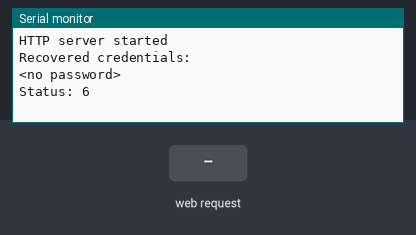
Bench run of a sketch on a simulated ESP32. Parts: the last lines printed to the serial monitor. The test bench sets the inputs (shaded band). WiFi joins after 1.5 s; servers stay silent unless stated; a WiFi scan finds three made-up networks; EEPROM starts erased.

Above: at 2.7 s.
2.8 s: HTTP request GET /wifi received
At 3.3 s:
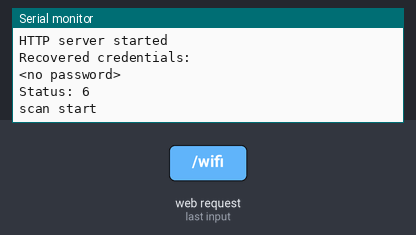
5.8 s: HTTP request GET /wifisave received
At 6.9 s:
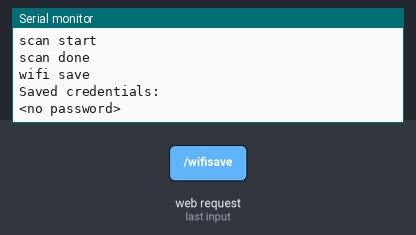
7.3 s: HTTP request GET /wifisave?n=1 received
At 8.0 s:
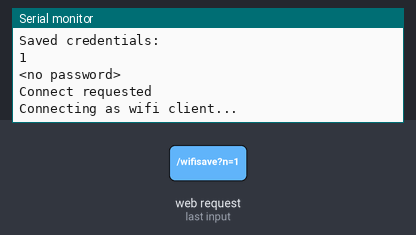
8.8 s: HTTP request GET /wifisave?p=1 received
At 9.5 s:
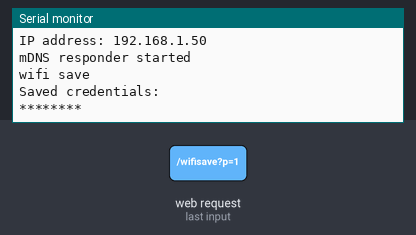

The sketch:

CaptivePortalAdvanced.ino
```cpp
#include <WiFi.h>
#include <WiFiClient.h>
#include <WebServer.h>
#include <DNSServer.h>
#include <ESPmDNS.h>
#include <Preferences.h>
WebServer server(80);

const char *softAP_ssid = "ESP_ap";
const char *softAP_password = "12345678";
const char *myHostname = "esp32";

/* Don't set this wifi credentials. They are configurated at runtime and stored on EEPROM */
char ssid[32] = "";
char password[32] = "";
int t ;
// DNS server
const byte DNS_PORT = 53;
DNSServer dnsServer;

Preferences preferences;
IPAddress apIP(192, 168, 4, 1);
IPAddress netMsk(255, 255, 255, 0);
boolean connect;
long lastConnectTry = 0;
int status = WL_IDLE_STATUS;
void setup() {
  delay(1000);
  Serial.begin(115200);
  Serial.println();

  preferences.begin("CapPortAdv", false);
  Serial.print("Configuring access point...");
 // WiFi.softAPConfig(apIP, apIP, netMsk);
  WiFi.softAP(softAP_ssid, softAP_password);
  delay(500); // Without delay I've seen the IP address blank
  Serial.print("AP IP address: ");
  apIP = WiFi.softAPIP();
  Serial.println(apIP);

  /* Setup the DNS server redirecting all the domains to the apIP */
  dnsServer.setErrorReplyCode(DNSReplyCode::NoError);
  dnsServer.start(DNS_PORT, "*", apIP);

  /* Setup web pages: root, wifi config pages, SO captive portal detectors and not found. */
  server.on("/", handleRoot);
  server.on("/wifi", handleWifi);
  server.on("/wifisave", handleWifiSave);
  server.on("/generate_204", handleRoot);  //Android captive portal. Maybe not needed. Might be handled by notFound handler.
  server.on("/fwlink", handleRoot);  //Microsoft captive portal. Maybe not needed. Might be handled by notFound handler.
  server.onNotFound ( handleNotFound );
  server.begin(); // Web server start
  Serial.println("HTTP server started");
  loadCredentials(); // Load WLAN credentials from network
  connect = strlen(ssid) > 0; // Request WLAN connect if there is a SSID
  t = millis();
}

void connectWifi() {
  Serial.println("Connecting as wifi client...");
  WiFi.disconnect();
  WiFi.begin ( ssid, password );
  int connRes = WiFi.waitForConnectResult();
  Serial.print ( "connRes: " );
  Serial.println ( connRes );
}

void loop() {
  if (connect) {
    Serial.println ( "Connect requested" );
    connect = false;
    connectWifi();
    lastConnectTry = millis();
  }
  {
    int s = WiFi.status();
    if (s == 0 && millis() > (lastConnectTry + 60000) ) {
      /* If WLAN disconnected and idle try to connect */
      /* Don't set retry time too low as retry interfere the softAP operation */
      connect = true;
    }
    if (status != s) { // WLAN status change
      Serial.print ( "Status: " );
      Serial.println ( s );
      status = s;
      if (s == WL_CONNECTED) {
        /* Just connected to WLAN */
        Serial.println ( "" );
        Serial.print ( "Connected to " );
        Serial.println ( ssid );
        Serial.print ( "IP address: " );
        Serial.println ( WiFi.localIP() );

        // Setup MDNS responder
        if (!MDNS.begin(myHostname)) {
          Serial.println("Error setting up MDNS responder!");
        } else {
          Serial.println("mDNS responder started");
          // Add service to MDNS-SD
          MDNS.addService("http", "tcp", 80);
        }
      } else if (s == WL_NO_SSID_AVAIL) {
        WiFi.disconnect();
      }
    }
  }
  // Do work:
  //DNS
  dnsServer.processNextRequest();
  //HTTP
  server.handleClient();
  if (millis() - t > 60000) {
    Serial.println("HEre");
    preferences.clear();
    t=millis();
  }
}
```

credentials.ino
```cpp
void loadCredentials() {
  preferences.getString("ssid", ssid, sizeof(ssid));
  preferences.getString("password", password, sizeof(password));
  Serial.println("Recovered credentials:");
  Serial.println(ssid);
  Serial.println(strlen(password)>0?"********":"<no password>");
}

/** Store WLAN credentials to Preference */
void saveCredentials() {
  preferences.putString("ssid", ssid);
  preferences.putString("password", password);
  Serial.println("Saved credentials:");
  Serial.println(ssid);
  Serial.println(strlen(password)>0?"********":"<no password>");
}
```

handleHttp.ino
```cpp
/** Handle root or redirect to captive portal */
void handleRoot() {
  if (captivePortal()) { // If caprive portal redirect instead of displaying the page.
    return;
  }
  server.sendHeader("Cache-Control", "no-cache, no-store, must-revalidate");
  server.sendHeader("Pragma", "no-cache");
  server.sendHeader("Expires", "-1");
  server.setContentLength(CONTENT_LENGTH_UNKNOWN);
  server.send(200, "text/html", ""); // Empty content inhibits Content-length header so we have to close the socket ourselves.
  server.sendContent(
    "<html><head></head><body>"
    "<h1>HELLO WORLD!!</h1>"
  );
  if (server.client().localIP() == apIP) {
    server.sendContent(String("<p>You are connected through the soft AP: ") + softAP_ssid + "</p>");
  } else {
    server.sendContent(String("<p>You are connected through the wifi network: ") + ssid + "</p>");
  }
  server.sendContent(
    "<p>You may want to <a href='/wifi'>config the wifi connection</a>.</p>"
    "</body></html>"
  );
  server.client().stop(); // Stop is needed because we sent no content length
}

/** Redirect to captive portal if we got a request for another domain. Return true in that case so the page handler do not try to handle the request again. */
boolean captivePortal() {
  if (!isIp(server.hostHeader()) && server.hostHeader() != (String(myHostname)+".local")) {
    Serial.print("Request redirected to captive portal");
    server.sendHeader("Location", String("http://") + toStringIp(server.client().localIP()), true);
    server.send ( 302, "text/plain", ""); // Empty content inhibits Content-length header so we have to close the socket ourselves.
    server.client().stop(); // Stop is needed because we sent no content length
    return true;
  }
  return false;
}

/** Wifi config page handler */
void handleWifi() {
  server.sendHeader("Cache-Control", "no-cache, no-store, must-revalidate");
  server.sendHeader("Pragma", "no-cache");
  server.sendHeader("Expires", "-1");
  server.setContentLength(CONTENT_LENGTH_UNKNOWN);
  server.send(200, "text/html", ""); // Empty content inhibits Content-length header so we have to close the socket ourselves.
  server.sendContent(
    "<html><head></head><body>"
    "<h1>Wifi config</h1>"
  );
  if (server.client().localIP() == apIP) {
    server.sendContent(String("<p>You are connected through the soft AP: ") + softAP_ssid + "</p>");
  } else {
    server.sendContent(String("<p>You are connected through the wifi network: ") + ssid + "</p>");
  }
  server.sendContent(
    "\r\n<br />"
    "<table><tr><th align='left'>SoftAP config</th></tr>"
  );
  server.sendContent(String() + "<tr><td>SSID " + String(softAP_ssid) + "</td></tr>");
  server.sendContent(String() + "<tr><td>IP " + toStringIp(WiFi.softAPIP()) + "</td></tr>");
  server.sendContent(
    "</table>"
    "\r\n<br />"
    "<table><tr><th align='left'>WLAN config</th></tr>"
  );
  server.sendContent(String() + "<tr><td>SSID " + String(ssid) + "</td></tr>");
  server.sendContent(String() + "<tr><td>IP " + toStringIp(WiFi.localIP()) + "</td></tr>");
  server.sendContent(
    "</table>"
    "\r\n<br />"
    "<table><tr><th align='left'>WLAN list (refresh if any missing)</th></tr>"
  );
  Serial.println("scan start");
  int n = WiFi.scanNetworks();
  Serial.println("scan done");
  if (n > 0) {
    for (int i = 0; i < n; i++) {
#ifdef ESP8266
      server.sendContent(String() + "\r\n<tr><td>SSID " + WiFi.SSID(i) + String((WiFi.encryptionType(i) == ENC_TYPE_NONE)?" ":" *") + " (" + WiFi.RSSI(i) + ")</td></tr>");
#else
      server.sendContent(String() + "\r\n<tr><td>SSID " + WiFi.SSID(i) + String((WiFi.encryptionType(i) == WIFI_AUTH_OPEN)?" ":" *") + " (" + WiFi.RSSI(i) + ")</td></tr>");
#endif
    }
  } else {
    server.sendContent(String() + "<tr><td>No WLAN found</td></tr>");
  }
  server.sendContent(
    "</table>"
    "\r\n<br /><form method='POST' action='wifisave'><h4>Connect to network:</h4>"
    "<input type='text' placeholder='network' name='n'/>"
    "<br /><input type='password' placeholder='password' name='p'/>"
    "<br /><input type='submit' value='Connect/Disconnect'/></form>"
    "<p>You may want to <a href='/'>return to the home page</a>.</p>"
    "</body></html>"
  );
  server.client().stop(); // Stop is needed because we sent no content length
}

/** Handle the WLAN save form and redirect to WLAN config page again */
void handleWifiSave() {
  Serial.println("wifi save");
  server.arg("n").toCharArray(ssid, sizeof(ssid) - 1);
  server.arg("p").toCharArray(password, sizeof(password) - 1);
  server.sendHeader("Location", "wifi", true);
  server.sendHeader("Cache-Control", "no-cache, no-store, must-revalidate");
  server.sendHeader("Pragma", "no-cache");
  server.sendHeader("Expires", "-1");
  server.send ( 302, "text/plain", "");  // Empty content inhibits Content-length header so we have to close the socket ourselves.
  server.client().stop(); // Stop is needed because we sent no content length
  saveCredentials();
  connect = strlen(ssid) > 0; // Request WLAN connect with new credentials if there is a SSID
}

void handleNotFound() {
  if (captivePortal()) { // If caprive portal redirect instead of displaying the error page.
    return;
  }
  String message = "File Not Found\n\n";
  message += "URI: ";
  message += server.uri();
  message += "\nMethod: ";
  message += ( server.method() == HTTP_GET ) ? "GET" : "POST";
  message += "\nArguments: ";
  message += server.args();
  message += "\n";

  for ( uint8_t i = 0; i < server.args(); i++ ) {
    message += " " + server.argName ( i ) + ": " + server.arg ( i ) + "\n";
  }
  server.sendHeader("Cache-Control", "no-cache, no-store, must-revalidate");
  server.sendHeader("Pragma", "no-cache");
  server.sendHeader("Expires", "-1");
  server.send ( 404, "text/plain", message );
}
```

tools.ino
```cpp
/** Is this an IP? */
boolean isIp(String str) {
  for (int i = 0; i < str.length(); i++) {
    int c = str.charAt(i);
    if (c != '.' && (c < '0' || c > '9')) {
      return false;
    }
  }
  return true;
}

/** IP to String? */
String toStringIp(IPAddress ip) {
  String res = "";
  for (int i = 0; i < 3; i++) {
    res += String((ip >> (8 * i)) & 0xFF) + ".";
  }
  res += String(((ip >> 8 * 3)) & 0xFF);
  return res;
}
```

Measured:
- after the input at 2.8 s, the serial monitor: prints a new line at once (image 1)
- after the input at 5.8 s, the serial monitor: prints a new line at once (image 2)
- after the input at 7.3 s, the serial monitor: prints a new line at once (image 3)
- after the input at 8.8 s, the serial monitor: prints a new line at once (image 4)
